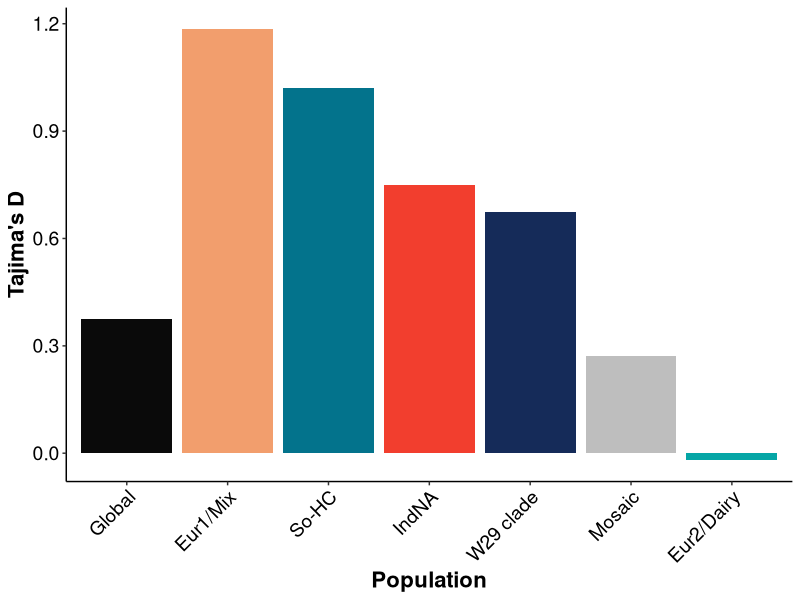

R code for this plot:
# Load required libraries
library(openxlsx)  # For Excel file reading/writing (if needed)
library(dplyr)     # Data manipulation
library(tidyr)     # Data tidying
library(readxl)    # Reading Excel files (if needed)
library(ggplot2)   # Plotting

# Create a dataframe containing Tajima's D values for different populations
tajima_data <- data.frame(
  population = c("Global", "Eur1/Mix", "Eur2/Dairy", "So-HC", "IndNA", "Mosaic", "W29 clade"),
  TajimaD = c(0.375038, 1.18481, -0.0189274, 1.02111, 0.749509, 0.271494, 0.673087)
)

# Define colors for each population
population_colors <- c(
  "Eur1/Mix" = "#F29E6D",
  "Eur2/Dairy" = "#05A6A6",
  "So-HC" = "#03738C",
  "IndNA" = "#F23E2E",
  "W29 clade" = "#152B59",
  "Mosaic" = "grey",
  "Global" = "grey4"
)

# Order populations: place "Global" first, then sort others descending by Tajima's D
rest_of_populations <- tajima_data %>% 
  filter(population != "Global") %>% 
  arrange(desc(TajimaD))

# Convert 'population' to a factor with levels ordered as desired
tajima_data$population <- factor(tajima_data$population, levels = c("Global", rest_of_populations$population))

# Plot ordered barplot of Tajima's D by population with specified colors
ggplot(tajima_data, aes(x = population, y = TajimaD, fill = population)) +
  geom_bar(stat = "identity") +
  scale_fill_manual(values = population_colors) +
  theme_classic() +
  theme(
    axis.text.x = element_text(angle = 45, hjust = 1, size = 14),
    axis.text.y = element_text(size = 14),
    legend.position = "none",
    axis.title = element_text(size = 16, face = "bold"),
    axis.text = element_text(color = "black")
  ) +
  labs(x = "Population", y = "Tajima's D")

